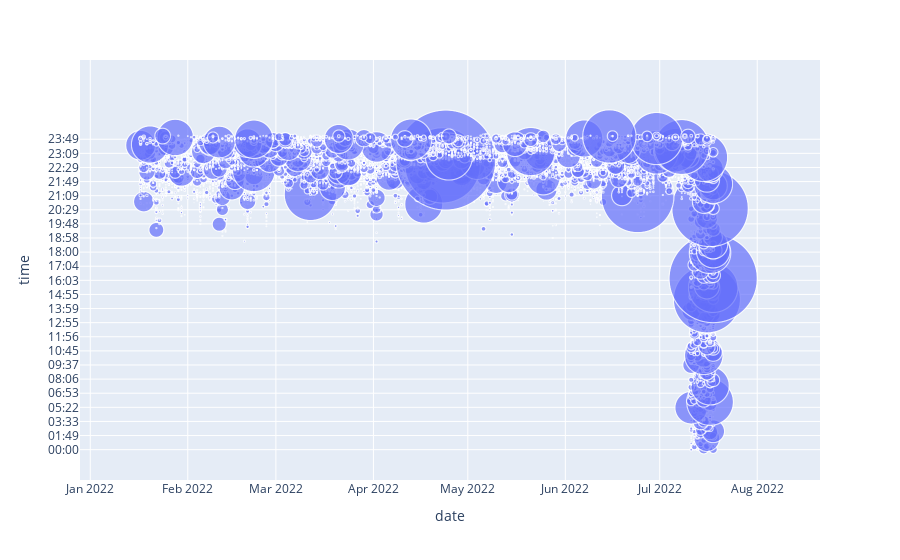

Notebook code for this chart:
### Code cell
## Plotting the bubble chart to understand the impact
fig = px.scatter(tweets.sort_values(by=["time"]), x="date", y="time",
	            size="normalized_impact", 
                 hover_name="user_name",
                size_max=100)
fig.show()

### Figure 1 — Plotly figure (JSON) as saved in the notebook; plotly's stock layout.template omitted (floating-point values rounded to 4 significant figures; data arrays with more than 128 entries replaced by an {"elided": "..."} marker saying what was removed)
{"data": [{"hovertemplate": "<b>%{hovertext}</b><br><br>date=%{x}<br>time=%{y}<br>normalized_impact=%{marker.size}<extra></extra>", "hovertext": {"elided": "9050 str values"}, "legendgroup": "", "marker": {"color": "#636efa", "size": {"elided": "9050 float values"}, "sizemode": "area", "sizeref": 0.0001, "symbol": "circle"}, "mode": "markers", "name": "", "showlegend": false, "type": "scattergl", "x": {"elided": "9050 str values"}, "xaxis": "x", "y": {"elided": "9050 str values"}, "yaxis": "y"}], "layout": {"legend": {"itemsizing": "constant", "tracegroupgap": 0}, "margin": {"t": 60}, "xaxis": {"anchor": "y", "domain": [0, 1], "title": {"text": "date"}}, "yaxis": {"anchor": "x", "domain": [0, 1], "title": {"text": "time"}}}}
